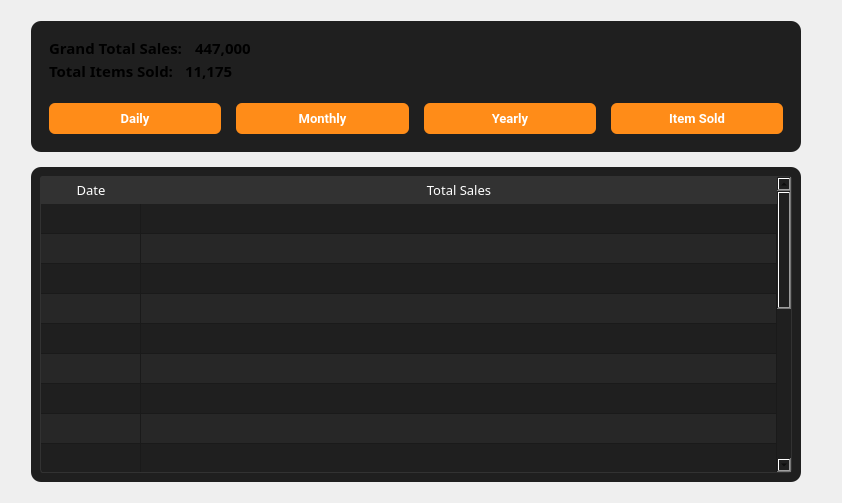
         <widget class="QWidget" name="sales_report">
          <layout class="QGridLayout" name="gridLayout_3">
           <item row="0" column="0">
            <layout class="QVBoxLayout" name="verticalLayout_9">
             <property name="spacing">
              <number>15</number>
             </property>
             <property name="leftMargin">
              <number>20</number>
             </property>
             <property name="topMargin">
              <number>10</number>
             </property>
             <property name="rightMargin">
              <number>30</number>
             </property>
             <property name="bottomMargin">
              <number>10</number>
             </property>
             <item alignment="Qt::AlignTop">
              <widget class="QWidget" name="widget_27" native="true">
               <property name="minimumSize">
                <size>
                 <width>770</width>
                 <height>131</height>
                </size>
               </property>
               <property name="maximumSize">
                <size>
                 <width>16777215</width>
                 <height>131</height>
                </size>
               </property>
               <property name="styleSheet">
                <string notr="true">background-color: #1F1F1F;
border-radius: 10px;

</string>
               </property>
               <layout class="QVBoxLayout" name="verticalLayout_10">
                <item>
                 <widget class="QWidget" name="widget_29" native="true">
                  <layout class="QVBoxLayout" name="verticalLayout_11">
                   <item>
                    <layout class="QHBoxLayout" name="horizontalLayout_27">
                     <item>
                      <widget class="QLabel" name="label_10">
                       <property name="minimumSize">
                        <size>
                         <width>50</width>
                         <height>0</height>
                        </size>
                       </property>
                       <property name="maximumSize">
                        <size>
                         <width>140</width>
                         <height>16777215</height>
                        </size>
                       </property>
                       <property name="font">
                        <font>
                         <family>Poppins SemiBold</family>
                         <pointsize>11</pointsize>
                         <bold>true</bold>
                        </font>
                       </property>
                       <property name="text">
                        <string>Grand Total Sales: </string>
                       </property>
                      </widget>
                     </item>
                     <item>
                      <widget class="QLabel" name="label_11">
                       <property name="font">
                        <font>
                         <family>Poppins SemiBold</family>
                         <pointsize>11</pointsize>
                         <bold>true</bold>
                        </font>
                       </property>
                       <property name="text">
                        <string>447,000</string>
                       </property>
                      </widget>
                     </item>
                    </layout>
                   </item>
                   <item>
                    <layout class="QHBoxLayout" name="horizontalLayout_28">
                     <item>
                      <widget class="QLabel" name="label_18">
                       <property name="minimumSize">
                        <size>
                         <width>130</width>
                         <height>0</height>
                        </size>
                       </property>
                       <property name="maximumSize">
                        <size>
                         <width>130</width>
                         <height>16777215</height>
                        </size>
                       </property>
                       <property name="font">
                        <font>
                         <family>Poppins SemiBold</family>
                         <pointsize>11</pointsize>
                         <bold>true</bold>
                        </font>
                       </property>
                       <property name="text">
                        <string>Total Items Sold: </string>
                       </property>
                      </widget>
                     </item>
                     <item>
                      <widget class="QLabel" name="label_21">
                       <property name="font">
                        <font>
                         <family>Poppins SemiBold</family>
                         <pointsize>11</pointsize>
                         <bold>true</bold>
                        </font>
                       </property>
                       <property name="text">
                        <string>11,175</string>
                       </property>
                      </widget>
                     </item>
                    </layout>
                   </item>
                  </layout>
                 </widget>
                </item>
                <item>
                 <widget class="QWidget" name="widget_30" native="true">
                  <property name="styleSheet">
                   <string notr="true"/>
                  </property>
                  <layout class="QHBoxLayout" name="horizontalLayout_2">
                   <property name="spacing">
                    <number>15</number>
                   </property>
                   <item>
                    <widget class="QPushButton" name="pushButton_6">
                     <property name="minimumSize">
                      <size>
                       <width>0</width>
                       <height>31</height>
                      </size>
                     </property>
                     <property name="maximumSize">
                      <size>
                       <width>16777215</width>
                       <height>31</height>
                      </size>
                     </property>
                     <property name="font">
                      <font>
                       <family>Roboto</family>
                       <pointsize>10</pointsize>
                       <bold>true</bold>
                      </font>
                     </property>
                     <property name="styleSheet">
                      <string notr="true">QPushButton {
    padding: 6px 14px;
    font-family: &quot;Roboto&quot;, sans-serif;
    border-radius: 6px;
    border: none;
    color: white;
    background: #FF8C18;
    box-shadow: 0px 0.5px 1.5px rgba(54, 122, 246, 0.25), inset 0px 0.8px 0px -0.25px rgba(255, 255, 255, 0.2);
    user-select: none;
    -webkit-user-select: none;
    touch-action: manipulation;
    transition: background-color 0.2s, box-shadow 0.2s; 
}
QPushButton::checked {
    background-color: #B7B7B7;
    box-shadow: 0px 1px 2px rgba(0, 0, 0, 0.5) inset;
	color:black;
}
QPushButton:hover {
    background-color: #FFA54E; 
}</string>
                     </property>
                     <property name="text">
                      <string>Daily</string>
                     </property>
                     <property name="checkable">
                      <bool>true</bool>
                     </property>
                     <property name="autoExclusive">
                      <bool>true</bool>
                     </property>
                    </widget>
                   </item>
                   <item>
                    <widget class="QPushButton" name="pushButton_7">
                     <property name="minimumSize">
                      <size>
                       <width>0</width>
                       <height>31</height>
                      </size>
                     </property>
                     <property name="maximumSize">
                      <size>
                       <width>16777215</width>
                       <height>31</height>
                      </size>
                     </property>
                     <property name="font">
                      <font>
                       <family>Roboto</family>
                       <pointsize>10</pointsize>
                       <bold>true</bold>
                      </font>
                     </property>
                     <property name="styleSheet">
                      <string notr="true">QPushButton {
    padding: 6px 14px;
    font-family: &quot;Roboto&quot;, sans-serif;
    border-radius: 6px;
    border: none;
    color: white;
    background: #FF8C18;
    box-shadow: 0px 0.5px 1.5px rgba(54, 122, 246, 0.25), inset 0px 0.8px 0px -0.25px rgba(255, 255, 255, 0.2);
    user-select: none;
    -webkit-user-select: none;
    touch-action: manipulation;
    transition: background-color 0.2s, box-shadow 0.2s; 
}
QPushButton::checked {
    background-color: #B7B7B7;
    box-shadow: 0px 1px 2px rgba(0, 0, 0, 0.5) inset;
	color:black;
}
QPushButton:hover {
    background-color: #FFA54E; 
}</string>
                     </property>
                     <property name="text">
                      <string>Monthly</string>
                     </property>
                     <property name="checkable">
                      <bool>true</bool>
                     </property>
                     <property name="autoExclusive">
                      <bool>true</bool>
                     </property>
                    </widget>
                   </item>
                   <item>
                    <widget class="QPushButton" name="pushButton_8">
                     <property name="minimumSize">
                      <size>
                       <width>0</width>
                       <height>31</height>
                      </size>
                     </property>
                     <property name="maximumSize">
                      <size>
                       <width>16777215</width>
                       <height>31</height>
                      </size>
                     </property>
                     <property name="font">
                      <font>
                       <family>Roboto</family>
                       <pointsize>10</pointsize>
                       <bold>true</bold>
                      </font>
                     </property>
                     <property name="styleSheet">
                      <string notr="true">QPushButton {
    padding: 6px 14px;
    font-family: &quot;Roboto&quot;, sans-serif;
    border-radius: 6px;
    border: none;
    color: white;
    background: #FF8C18;
    box-shadow: 0px 0.5px 1.5px rgba(54, 122, 246, 0.25), inset 0px 0.8px 0px -0.25px rgba(255, 255, 255, 0.2);
    user-select: none;
    -webkit-user-select: none;
    touch-action: manipulation;
    transition: background-color 0.2s, box-shadow 0.2s; 
}
QPushButton::checked {
    background-color: #B7B7B7;
    box-shadow: 0px 1px 2px rgba(0, 0, 0, 0.5) inset;
	color:black;
}
QPushButton:hover {
    background-color: #FFA54E; 
}</string>
                     </property>
                     <property name="text">
                      <string>Yearly</string>
                     </property>
                     <property name="checkable">
                      <bool>true</bool>
                     </property>
                     <property name="autoExclusive">
                      <bool>true</bool>
                     </property>
                    </widget>
                   </item>
                   <item>
                    <widget class="QPushButton" name="pushButton_9">
                     <property name="minimumSize">
                      <size>
                       <width>0</width>
                       <height>31</height>
                      </size>
                     </property>
                     <property name="maximumSize">
                      <size>
                       <width>16777215</width>
                       <height>31</height>
                      </size>
                     </property>
                     <property name="font">
                      <font>
                       <family>Roboto</family>
                       <pointsize>10</pointsize>
                       <bold>true</bold>
                      </font>
                     </property>
                     <property name="styleSheet">
                      <string notr="true">QPushButton {
    padding: 6px 14px;
    font-family: &quot;Roboto&quot;, sans-serif;
    border-radius: 6px;
    border: none;
    color: white;
    background: #FF8C18;
    box-shadow: 0px 0.5px 1.5px rgba(54, 122, 246, 0.25), inset 0px 0.8px 0px -0.25px rgba(255, 255, 255, 0.2);
    user-select: none;
    -webkit-user-select: none;
    touch-action: manipulation;
    transition: background-color 0.2s, box-shadow 0.2s; 
}
QPushButton::checked {
    background-color: #B7B7B7;
    box-shadow: 0px 1px 2px rgba(0, 0, 0, 0.5) inset;
	color:black;
}
QPushButton:hover {
    background-color: #FFA54E; 
}</string>
                     </property>
                     <property name="text">
                      <string>Item Sold</string>
                     </property>
                     <property name="checkable">
                      <bool>true</bool>
                     </property>
                     <property name="autoExclusive">
                      <bool>true</bool>
                     </property>
                    </widget>
                   </item>
                  </layout>
                 </widget>
                </item>
               </layout>
              </widget>
             </item>
             <item>
              <widget class="QWidget" name="widget_28" native="true">
               <property name="sizePolicy">
                <sizepolicy hsizetype="Expanding" vsizetype="Expanding">
                 <horstretch>0</horstretch>
                 <verstretch>0</verstretch>
                </sizepolicy>
               </property>
               <property name="minimumSize">
                <size>
                 <width>701</width>
                 <height>315</height>
                </size>
               </property>
               <property name="maximumSize">
                <size>
                 <width>16777215</width>
                 <height>16777215</height>
                </size>
               </property>
               <property name="styleSheet">
                <string notr="true">QWidget{
	background-color: #1F1F1F;
	border-radius: 10px;
}

</string>
               </property>
               <layout class="QGridLayout" name="gridLayout_4">
                <property name="leftMargin">
                 <number>9</number>
                </property>
                <item row="0" column="0">
                 <widget class="QTableWidget" name="tableWidget_2">
                  <property name="sizePolicy">
                   <sizepolicy hsizetype="Expanding" vsizetype="Expanding">
                    <horstretch>50</horstretch>
                    <verstretch>0</verstretch>
                   </sizepolicy>
                  </property>
                  <property name="styleSheet">
                   <string notr="true">QTableWidget {
    background-color: #1F1F1F;
    border-radius: 3px;
    border: 1px solid rgb(50, 50, 50);
}

QTableWidget::section {
    border: none;
    border-bottom: 1px solid #d0c6ff;
    text-align: center; 
    padding: 3px 5px;
}

QHeaderView::section {
    background-color: rgb(50, 50, 50);
    color: white;
    border: none;
    border-bottom: 1px solid rgb(50, 50, 50);
    text-align: center; 
    padding: 2px 4px;
}

QTableView::item {
    color: white;
    padding: 5px;
    text-align: center; 
}

QTableView::item:alternate {
    background-color: #272727; 
}

QScrollBar:vertical {
    border: none;
    background: #3B3B3B;
    width: 10px;
    margin: 0px 0px 0px 0px;
}

QScrollBar::handle:vertical {
    background-color: #606060;
    min-height: 20px;
    border-radius: 5px;
}

QScrollBar::add-line:vertical,
QScrollBar::sub-line:vertical {
    border: none;
    background: none;
}

QScrollBar::add-page:vertical,
QScrollBar::sub-page:vertical {
    background: none;
}

QScrollBar:hover {
    opacity: 0.7;
}
</string>
                  </property>
                  <property name="alternatingRowColors">
                   <bool>true</bool>
                  </property>
                  <property name="sortingEnabled">
                   <bool>false</bool>
                  </property>
                  <attribute name="horizontalHeaderCascadingSectionResizes">
                   <bool>true</bool>
                  </attribute>
                  <attribute name="horizontalHeaderMinimumSectionSize">
                   <number>50</number>
                  </attribute>
                  <attribute name="horizontalHeaderStretchLastSection">
                   <bool>true</bool>
                  </attribute>
                  <attribute name="verticalHeaderVisible">
                   <bool>false</bool>
                  </attribute>
                  <row>
                   <property name="text">
                    <string/>
                   </property>
                  </row>
                  <row>
                   <property name="text">
                    <string/>
                   </property>
                  </row>
                  <row>
                   <property name="text">
                    <string/>
                   </property>
                  </row>
                  <row>
                   <property name="text">
                    <string/>
                   </property>
                  </row>
                  <row>
                   <property name="text">
                    <string/>
                   </property>
                  </row>
                  <row>
                   <property name="text">
                    <string/>
                   </property>
                  </row>
                  <row>
                   <property name="text">
                    <string/>
                   </property>
                  </row>
                  <row>
                   <property name="text">
                    <string/>
                   </property>
                  </row>
                  <row>
                   <property name="text">
                    <string/>
                   </property>
                  </row>
                  <row>
                   <property name="text">
                    <string/>
                   </property>
                  </row>
                  <row>
                   <property name="text">
                    <string/>
                   </property>
                  </row>
                  <row>
                   <property name="text">
                    <string/>
                   </property>
                  </row>
                  <row>
                   <property name="text">
                    <string/>
                   </property>
                  </row>
                  <row>
                   <property name="text">
                    <string/>
                   </property>
                  </row>
                  <row>
                   <property name="text">
                    <string/>
                   </property>
                  </row>
                  <row>
                   <property name="text">
                    <string/>
                   </property>
                  </row>
                  <row>
                   <property name="text">
                    <string/>
                   </property>
                  </row>
                  <row>
                   <property name="text">
                    <string/>
                   </property>
                  </row>
                  <column>
                   <property name="text">
                    <string>Date</string>
                   </property>
                   <property name="font">
                    <font>
                     <family>Poppins SemiBold</family>
                     <pointsize>10</pointsize>
                     <bold>false</bold>
                    </font>
                   </property>
                  </column>
                  <column>
                   <property name="text">
                    <string>Total Sales</string>
                   </property>
                   <property name="font">
                    <font>
                     <family>Poppins SemiBold</family>
                     <pointsize>10</pointsize>
                     <bold>false</bold>
                    </font>
                   </property>
                  </column>
                  <item row="6" column="1">
                   <property name="textAlignment">
                    <set>AlignCenter</set>
                   </property>
                  </item>
                 </widget>
                </item>
               </layout>
              </widget>
             </item>
            </layout>
           </item>
          </layout>
         </widget>
